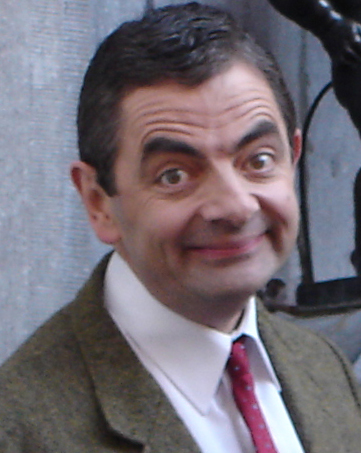
#> input picture 1DOMACI/MrBean.jpg, 361 x 453 px, found by its file name
$ python problem3.py
#> lines starting #> are read from the running program, lines starting #| are printed output that depends on the picture
### 2DOMACI/problem1.py
# HISTOGRAM IMPLEMENTATION

from matplotlib import pyplot as plt
import numpy as np
import cv2

def bgr2grayscale (img: cv2.Mat) -> np.array:
    return np.asarray((114./1000*img[:,:,0] + 587./1000*img[:,:,1] + 299./1000*img[:,:,0]), dtype = int)

# [10 lines of commented-out code are left out]

def get_histogram(img: cv2.Mat):
    # If image is grayscale:
    if len(img.shape) < 3: return np.unique(img, return_counts=True)

    # If image is multi-channel:
    vals = []
    hists = []
    for i in range(img.shape[2]):
        val, hist = np.unique(img[:,:,i], return_counts=True)
        vals.append(val)
        hists.append(hist)
    return vals, hists

# [10 lines left out: function plot_histogram, not called in this run]

def plot_multi_histogram(vals: list, hists: list,
                       title: str = 'Histogram', xlabel: str = 'Pixel value', ylabel: str = 'No. of pixels', normalize: bool = False) -> None:
    assert(len(vals)==len(hists))

    plt.figure()
    plt.xlabel(xlabel)
    plt.ylabel(ylabel)
    plt.title(title)
    if normalize: hists_to_plot = [hist / np.sum(hist) for hist in hists]
    else: hists_to_plot = hists
    if len(vals) == 3:
        colors = ['blue', 'green', 'red']
        for val, hist, col in zip(vals, hists_to_plot, colors):
            plt.plot(val, hist, color=col)
    else:
        for val, hist in zip(vals, hists_to_plot):
            plt.plot(val, hist)

# [16 lines that do not run on import are left out]

### 2DOMACI/problem3.py
'''
(a) Napisati funkciju zasnovanu na odabranoj nelinearnoj ulazno-izlaznoj karakteristici
    čijom primenom se intenziteti ulazne slike konvertuju u opseg [0,1]. Prikazati
    odgovarajući histogram pre i posle primene funkcije.

(b) Za ulaznu osmobitnu sliku po izboru povećati amplitudsku rezoluciju,
    odnosno predstaviti sliku sa brojem različitih nivoa koji je veći od 256.
    Pokazati na automatizovan način koliko se različitih nivoa sive koristilo pre i
    posle povećanja amplitudske rezolucije. Napisati funkciju iz (a) tako da se može
    koristiti i ulazna slika sa kodnom reči koja je veća od osam bita.
'''

import cv2
import numpy as np
from matplotlib import pyplot as plt
import math

from problem1 import get_histogram, plot_multi_histogram, plot_histogram

def sigmoid(x: float, scale:float = 25., center:float = 125.) -> float:
    return 1/(1+math.exp(-(x-center)/scale))

def generate_lut(func: callable, begin: int = 0, end: int = 256) -> np.array:
    val_range = np.arange(begin, end)
    func_vect = np.vectorize(func)
    return func_vect(val_range).astype('float32')

def widen_amp_res(lvl_in: int = 8, lvl_out: int = 16):
    inrange = np.arange(2**lvl_in)
    outrange = np.arange(2**lvl_out)


if __name__ == '__main__':
    img = cv2.imread("MrBean.jpg")
#> img is the input picture: shape (453, 361, 3); mean B, G, R 116.5, 107.8, 115.1

    vals, hists = get_histogram(img)
#> after the loop in get_histogram, `for i in range(img.shape[2]):`: hists = 3 items
#> vals = 3 items; hists = 3 items
    plot_multi_histogram(vals, hists, title='Original image histogram')
#> the loop in plot_multi_histogram, `for val, hist, col in zip(vals, hists_to_plot, colors):` made 3 passes
#> col on passes 1 to 3: 'blue', 'green', 'red'

    plt.figure()
    plt.imshow(cv2.cvtColor(img, cv2.COLOR_BGR2RGB))
    plt.axis('off')
    plt.title('UnLUTed')

    lut = generate_lut(sigmoid)
    lut_img = cv2.LUT(img, lut)
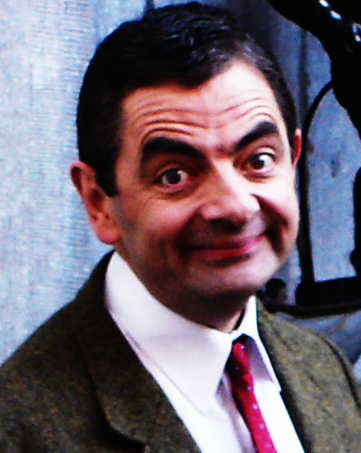
#> lut_img: shape (453, 361, 3) float32; mean B, G, R 0.448, 0.402, 0.446

    plt.figure()
    plt.imshow(cv2.cvtColor(lut_img, cv2.COLOR_BGR2RGB))
    plt.axis('off')
    plt.title('LUTed')

    lut_vals, lut_hists = get_histogram(lut_img)
#> lut_vals = 3 items; lut_hists = 3 items
    plot_multi_histogram(lut_vals, lut_hists, title='LUTed image histogram')
#> the loop in plot_multi_histogram (call 2), `for val, hist, col in zip(vals, hists_to_plot, colors):` made 3 passes


    plt.show()
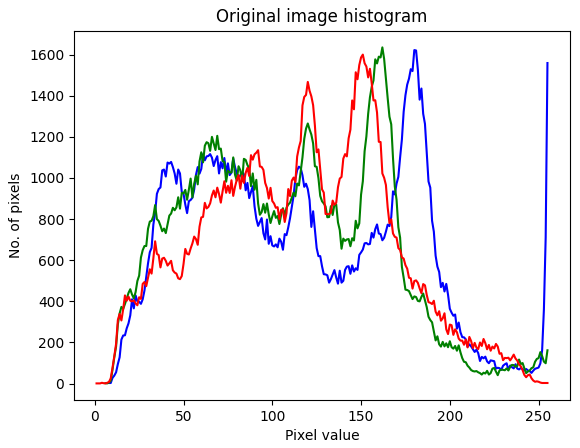
#> figure drawn by matplotlib, 1 panel; curve peaks at x = 180, y = 1622; curve peaks at x = 162, y = 1635; curve peaks at x = 151, y = 1600
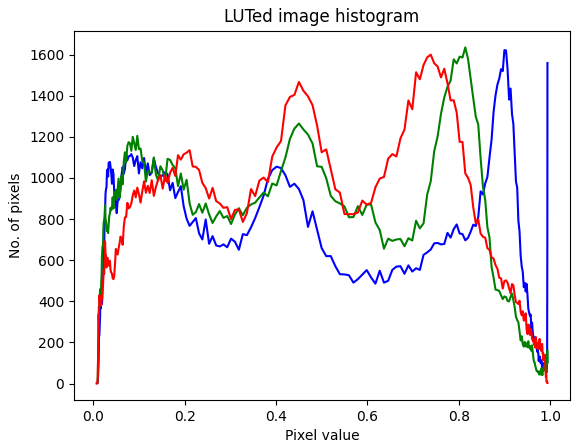
#> figure drawn by matplotlib, 1 panel; curve peaks at x = 0.9, y = 1622; curve peaks at x = 0.815, y = 1635; curve peaks at x = 0.739, y = 1600
